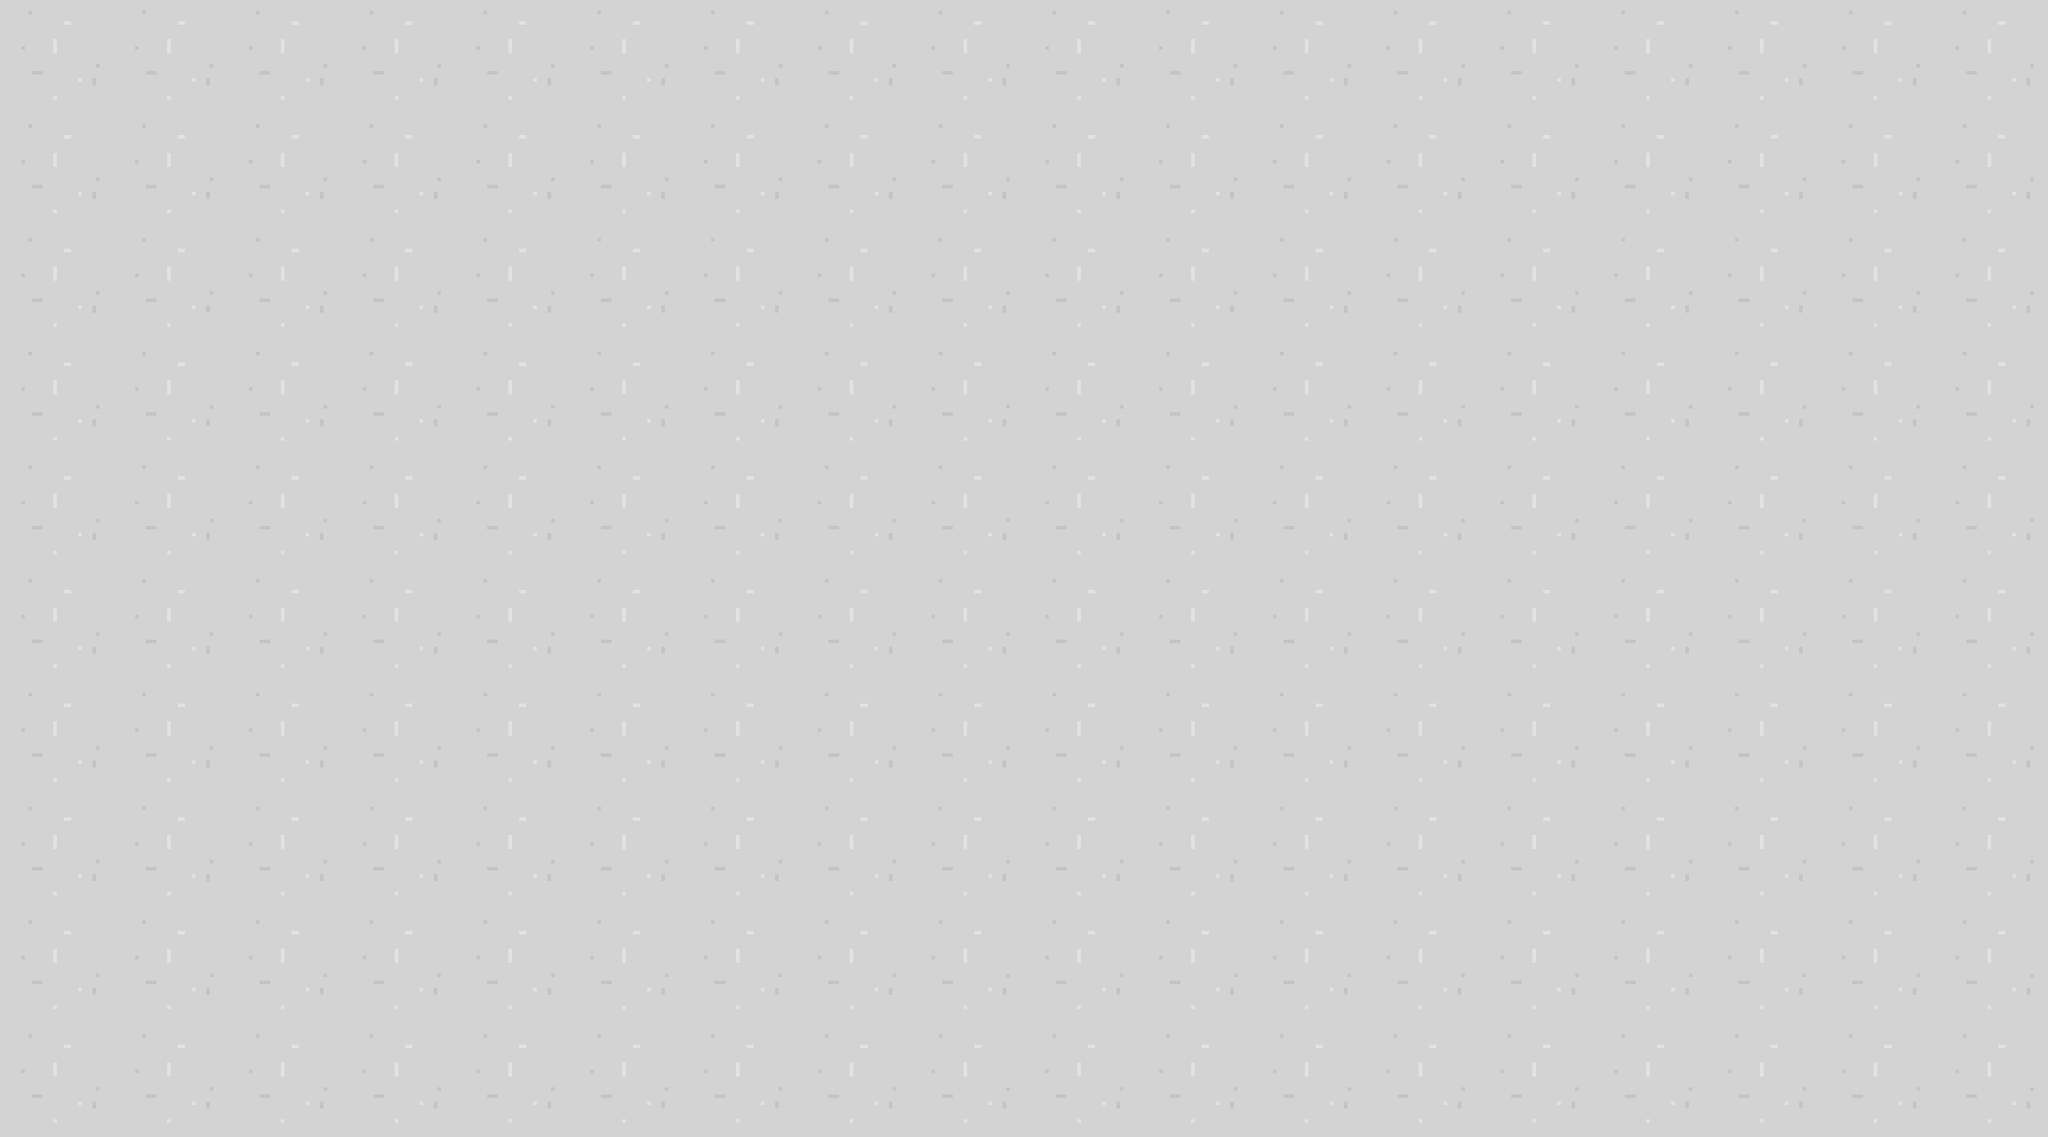

Rendered tile map (Tiled .tmx) drawn with the repository's tilesets; below, a short description and the map source with its tile grids summarised:
An orthogonal 18x10 tile map with 128x128 px tiles, 1 tile layer (Vrstva dlaždic 1), 1 hidden layer not drawn, 3 tilesets and 38 objects.

<map version="1.10" tiledversion="1.11.2" orientation="orthogonal" renderorder="right-down" width="18" height="10" tilewidth="128" tileheight="128" infinite="0" nextlayerid="5" nextobjectid="1">
 <tileset firstgid="1" name="Tile-set-128x128" tilewidth="128" tileheight="128" tilecount="96" columns="16">
  <image source="Tile-set-128x128.png" width="2048" height="769" />
 </tileset>
 <tileset firstgid="97" name="Tile-set-128x128_V2" tilewidth="128" tileheight="128" tilecount="96" columns="16">
  <image source="Tile-set-128x128.png" width="2048" height="769" />
  <tile id="3">
   <objectgroup draworder="index" id="2">
    <object id="1" x="0" y="0" width="67.8182" height="127.818" />
   </objectgroup>
  </tile>
  <tile id="4">
   <objectgroup draworder="index" id="2">
    <object id="1" x="60" y="0.363636" width="68" height="127.273" />
   </objectgroup>
  </tile>
  <tile id="5">
   <objectgroup draworder="index" id="2">
    <object id="1" x="0.36947" y="0.363636">
     <polygon points="0,0 59.7229,0.181302 67.4409,7.97727 68.176,119.659 59.9067,127.455 -0.551288,127.636" />
    </object>
   </objectgroup>
  </tile>
  <tile id="6">
   <objectgroup draworder="index" id="2">
    <object id="1" x="128" y="0">
     <polygon points="0,0 0.363636,127.273 -59.6364,127.636 -67.8182,119.636 -67.8182,8 -59.6364,0" />
    </object>
   </objectgroup>
  </tile>
  <tile id="7">
   <objectgroup draworder="index" id="2">
    <object id="1" x="0.182785" y="0.18156">
     <polygon points="0,0 59.4304,-0.18156 67.2693,7.62553 68.1809,119.83 59.9773,127.637 -0.364603,127.818" />
    </object>
   </objectgroup>
  </tile>
  <tile id="8">
   <objectgroup draworder="index" id="2">
    <object id="1" x="128" y="0">
     <polygon points="0,0 0.181818,127.636 -60,128 -68.3636,119.636 -68.1818,8 -59.8182,0.181818" />
    </object>
   </objectgroup>
  </tile>
  <tile id="9">
   <objectgroup draworder="index" id="2">
    <object id="1" x="67.8182" y="-0.181818">
     <polygon points="0,0 0.181818,63.6364 -3.81818,68 -67.6364,68.1818 -67.6364,0.181818" />
    </object>
   </objectgroup>
  </tile>
  <tile id="10">
   <objectgroup draworder="index" id="2">
    <object id="1" x="60.1818" y="64.3636">
     <polygon points="0,0 4,-4.36364 67.4545,-4.54545 67.8182,63.2727 -0.363636,63.2727" />
    </object>
   </objectgroup>
  </tile>
  <tile id="11">
   <objectgroup draworder="index" id="2">
    <object id="1" x="0.181818" y="0.181818" width="63.8182" height="127.455" />
   </objectgroup>
  </tile>
  <tile id="12">
   <objectgroup draworder="index" id="4">
    <object id="5" x="64.1818" y="0.363636" width="64" height="127.455" />
   </objectgroup>
  </tile>
  <tile id="13">
   <objectgroup draworder="index" id="2">
    <object id="1" x="64.1818" y="64.1818" width="63.4545" height="63.4545" />
   </objectgroup>
  </tile>
  <tile id="14">
   <objectgroup draworder="index" id="2">
    <object id="1" x="0" y="64.1818" width="63.4545" height="63.6364" />
   </objectgroup>
  </tile>
  <tile id="19">
   <objectgroup draworder="index" id="2">
    <object id="1" x="0" y="0.181818" width="127.818" height="67.4545" />
   </objectgroup>
  </tile>
  <tile id="20">
   <objectgroup draworder="index" id="2">
    <object id="1" x="0.363636" y="60.1818" width="127.636" height="67.6364" />
   </objectgroup>
  </tile>
  <tile id="21">
   <objectgroup draworder="index" id="2">
    <object id="1" x="0" y="0">
     <polygon points="0,0 128,0.181818 128,60 119.818,67.4545 8,67.8182 0.181818,60.1818" />
    </object>
   </objectgroup>
  </tile>
  <tile id="22">
   <objectgroup draworder="index" id="2">
    <object id="1" x="0" y="68">
     <polygon points="0,0 8.36364,-8.36364 120,-8.18182 127.818,0.181818 128.182,60.1818 0.181818,60" />
    </object>
   </objectgroup>
  </tile>
  <tile id="23">
   <objectgroup draworder="index" id="2">
    <object id="1" x="0.181818" y="-0.363636">
     <polygon points="0,0 -0.181818,60.3636 7.81818,67.6364 119.818,67.8182 127.818,59.8182 127.818,0.545455" />
    </object>
   </objectgroup>
  </tile>
  <tile id="24">
   <objectgroup draworder="index" id="2">
    <object id="1" x="120" y="60.1818">
     <polygon points="0,0 8,8.36364 8.18182,68.1818 -120,67.8182 -120,7.63636 -111.273,-0.545455" />
    </object>
   </objectgroup>
  </tile>
  <tile id="25">
   <objectgroup draworder="index" id="2">
    <object id="1" x="0" y="59.8182" width="68" height="68.1818" />
   </objectgroup>
  </tile>
  <tile id="26">
   <objectgroup draworder="index" id="2">
    <object id="1" x="59.8182" y="0.181818" width="68" height="67.4545" />
   </objectgroup>
  </tile>
  <tile id="27">
   <objectgroup draworder="index" id="2">
    <object id="1" x="0" y="0.181818" width="127.818" height="64" />
   </objectgroup>
  </tile>
  <tile id="28">
   <objectgroup draworder="index" id="2">
    <object id="1" x="0.181818" y="64.1818" width="127.818" height="63.6364" />
   </objectgroup>
  </tile>
  <tile id="29">
   <objectgroup draworder="index" id="2">
    <object id="1" x="64" y="0.363636" width="63.6364" height="63.0909" />
   </objectgroup>
  </tile>
  <tile id="30">
   <objectgroup draworder="index" id="2">
    <object id="1" x="0" y="0.181818" width="63.8182" height="63.2727" />
   </objectgroup>
  </tile>
  <tile id="34">
   <objectgroup draworder="index" id="2">
    <object id="1" x="0" y="0">
     <polygon points="0,0 59.6364,-0.363636 68.1818,8.54545 68.1818,119.455 60,128 0,128" />
    </object>
   </objectgroup>
  </tile>
  <tile id="35">
   <objectgroup draworder="index" id="2">
    <object id="1" x="68" y="-0.181818">
     <polygon points="0,0 60.1818,0.181818 60,127.818 0.181818,128.182 -8,120 -8,8.18182" />
    </object>
   </objectgroup>
  </tile>
  <tile id="36">
   <objectgroup draworder="index" id="2">
    <object id="1" x="0" y="-0.181818">
     <polygon points="0,0 127.818,0.181818 128,63.6364 64,63.8182 63.8182,127.818 0.181818,128" />
    </object>
   </objectgroup>
  </tile>
  <tile id="37">
   <objectgroup draworder="index" id="2">
    <object id="1" x="0" y="-0.363636">
     <polygon points="0,0 128,0 127.818,128.545 60,128.182 59.8182,64 0,64.1818" />
    </object>
   </objectgroup>
  </tile>
  <tile id="38">
   <objectgroup draworder="index" id="2">
    <!-- 1 objects omitted --></objectgroup>
  </tile>
  <tile id="39">
   <objectgroup draworder="index" id="2">
    <!-- 1 objects omitted --></objectgroup>
  </tile>
  <tile id="40">
   <objectgroup draworder="index" id="2">
    <!-- 1 objects omitted --></objectgroup>
  </tile>
  <tile id="50">
   <objectgroup draworder="index" id="2">
    <!-- 1 objects omitted --></objectgroup>
  </tile>
  <tile id="51">
   <objectgroup draworder="index" id="2">
    <!-- 1 objects omitted --></objectgroup>
  </tile>
  <tile id="52">
   <objectgroup draworder="index" id="2">
    <!-- 1 objects omitted --></objectgroup>
  </tile>
  <tile id="53">
   <objectgroup draworder="index" id="2">
    <!-- 1 objects omitted --></objectgroup>
  </tile>
  <tile id="54">
   <objectgroup draworder="index" id="2">
    <!-- 1 objects omitted --></objectgroup>
  </tile>
  <tile id="55">
   <objectgroup draworder="index" id="2">
    <!-- 1 objects omitted --></objectgroup>
  </tile>
  <tile id="56">
   <objectgroup draworder="index" id="2">
    <!-- 1 objects omitted --></objectgroup>
  </tile>
 </tileset>
 <tileset firstgid="193" name="Walking1" tilewidth="128" tileheight="128" tilecount="1" columns="0">
  <grid orientation="orthogonal" width="1" height="1" />
  <tile id="0">
   <image source="../character/npc/1/Walking1.png" width="128" height="128" />
  </tile>
 </tileset>
 <layer id="1" name="Vrstva dlaždic 1" width="18" height="10">
  <data>[180 cells, 180 non-empty, 1 distinct tile ids]</data>
 </layer>
 <layer id="3" name="positions" width="18" height="10" visible="0">
  <data>[180 cells, 6 non-empty, 1 distinct tile ids]</data>
 </layer>
</map>
<!-- 10 of 38 objects omitted -->
